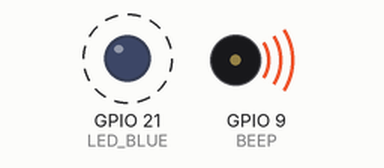
Simulated run of this sketch. Board: ESP32-S3. Shown: output pins drawn as LEDs (lit = HIGH), buzzer (waves = sounding, pin HIGH). Dashed ring = blinking.

Above: at 0.2 s.
Timing chart, 0 to 3.0 s (numbered marks = the images above):
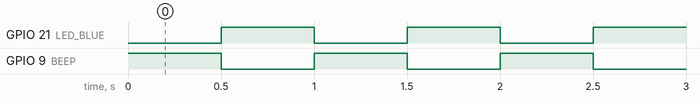

Measured:
- by itself, GPIO 21 (LED_BLUE), GPIO 9 (BEEP): alternates HIGH for 0.50 s and LOW for 0.50 s

The sketch:

BEEP.ino
```cpp
#include "Arduino.h"
#define  BEEP  9
#define  LED_BLUE 21
// the setup function runs once when you press reset or power the board
/*
本代码实现对蜂鸣器开关以及LED灯开关
*/
void setup() {
  // initialize digital pin LED_BUILTIN as an output.
  pinMode(BEEP, OUTPUT);
  pinMode(LED_BLUE, OUTPUT);
}

// the loop function runs over and over again forever
void loop() {
  digitalWrite(BEEP, HIGH);   // turn the LED on (HIGH is the voltage level)
  digitalWrite(LED_BLUE, LOW);   // turn the LED off (HIGH is the voltage level)
  delay(500);                       // wait for a second
  digitalWrite(BEEP, LOW);    // turn the LED off by making the voltage LOW
  digitalWrite(LED_BLUE, HIGH);   // turn the LED on (HIGH is the voltage level)
  delay(500);                       // wait for a second
}
```
